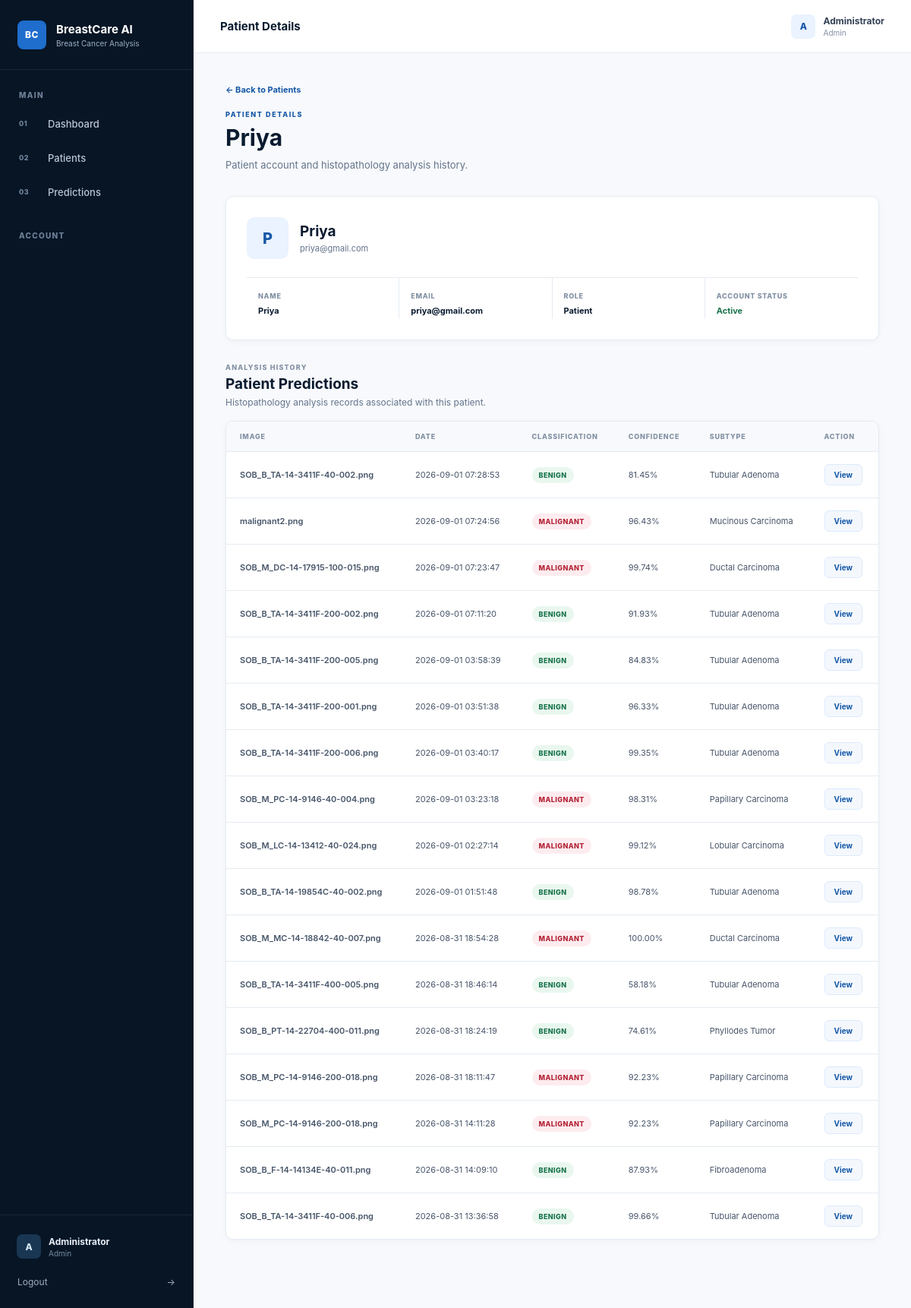
The app's page /admin/patient/1 (signed in) with its own data.
### tables this page shows
CREATE TABLE users (

            id INTEGER PRIMARY KEY AUTOINCREMENT,

            name TEXT NOT NULL,

            email TEXT UNIQUE NOT NULL,

            password_hash TEXT NOT NULL,

            role TEXT NOT NULL DEFAULT 'patient',

            phone TEXT,

            age INTEGER,

            gender TEXT,

            address TEXT,

            profile_completed INTEGER NOT NULL DEFAULT 0,

            created_at TIMESTAMP DEFAULT CURRENT_TIMESTAMP
        );

CREATE TABLE predictions (

            id INTEGER PRIMARY KEY AUTOINCREMENT,

            user_id INTEGER NOT NULL,

            original_filename TEXT,

            image_path TEXT,

            gradcam_path TEXT,

            binary_prediction TEXT,

            binary_confidence REAL,

            subclass_prediction TEXT,

            subclass_confidence REAL,

            subclass_probabilities TEXT,

            created_at TIMESTAMP DEFAULT CURRENT_TIMESTAMP, activation_percentage REAL, stage TEXT, stage_confidence REAL, stage_score REAL, stage_notice TEXT,

            FOREIGN KEY(user_id)
                REFERENCES users(id)
        );

### app.py (the view)
@app.route(
    "/admin/patient/<int:user_id>"
)
def admin_patient_detail(
    user_id
):
    check = admin_required()
    if check:
        return check
    user = get_user_by_id(
        user_id
    )
    if user is None:
        return redirect(
            url_for(
                "admin_patients"
            )
        )
    raw_predictions = get_user_predictions(
        user_id
    )
    predictions = []
    for prediction_data in raw_predictions:
        prepared = prepare_prediction_for_template(
            prediction_data
        )
        if prepared:
            predictions.append(
                prepared
            )
    return render_template(
        "admin/patient_detail.html",
        user=user,
        predictions=predictions
    )

### app.py (called while the page is built)
def admin_required():
    if "user_id" not in session:
        return redirect(url_for("login"))
    if session.get("role") != "admin":
        return redirect(url_for("home"))
    return None

def get_cancer_info(name):
    if not name:
        return None
    key = str(name).strip().lower()
    key = key.replace(" ", "_")
    key = key.replace("-", "_")
    return CANCER_INFORMATION.get(key)

def row_to_dict(row):
    if row is None:
        return None
    try:
        return dict(row)
    except Exception:
        return row

### models.py (called while the page is built)
def get_db():
    connection = sqlite3.connect(
        DATABASE_PATH
    )
    connection.row_factory = sqlite3.Row
    return connection

def get_user_by_id(user_id):
    connection = get_db()
    user = connection.execute(
        """
        SELECT *
        FROM users
        WHERE id = ?
        """,
        (user_id,)
    ).fetchone()
    connection.close()
    return user

def get_user_predictions(user_id):
    connection = get_db()
    predictions = connection.execute(
        """
        SELECT *
        FROM predictions
        WHERE user_id = ?
        ORDER BY created_at DESC
        """,
        (user_id,)
    ).fetchall()
    connection.close()
    return predictions

### templates/admin/patient_detail.html (shortened to what this page needs)
{% extends "base.html" %}
{% block topbar_title %}
Patient Details
{% endblock %}
{% block content %}
<div class="page-content">
    <div class="page-heading">
        <a href="{{ url_for('admin_patients') }}"
           class="back-link">
            ← Back to Patients
        </a>
        <div class="eyebrow">
            PATIENT DETAILS
        </div>
        <h1>
            {{ user["name"] }}
        </h1>
        <p>
            Patient account and histopathology analysis history.
        </p>
    </div>
    <section class="admin-patient-card">
        <div class="admin-patient-header">
            <div class="admin-patient-avatar">
                {{ user["name"][0]|upper }}
            </div>
            <div>
                <h2>
                    {{ user["name"] }}
                </h2>
                <p>
                    {{ user["email"] }}
                </p>
            </div>
        </div>
        <div class="admin-info-grid">
            <div class="admin-info-item">
                <span>
                    Name
                </span>
                <strong>
                    {{ user["name"] }}
                </strong>
            </div>
            <div class="admin-info-item">
                <span>
                    Email
                </span>
                <strong>
                    {{ user["email"] }}
                </strong>
            </div>
            <div class="admin-info-item">
                <span>
                    Role
                </span>
                <strong>
                    {{ user["role"]|capitalize }}
                </strong>
            </div>
            <div class="admin-info-item">
                <span>
                    Account Status
                </span>
                <strong class="active-text">
                    Active
                </strong>
            </div>
        </div>
    </section>
    <section class="dashboard-section">
        <div class="section-heading">
            <div>
                <div class="section-label">
                    ANALYSIS HISTORY
                </div>
                <h2>
                    Patient Predictions
                </h2>
                <p>
                    Histopathology analysis records associated
                    with this patient.
                </p>
            </div>
        </div>
        <div class="table-card">
            <div class="table-wrapper">
                <table class="data-table">
                    <thead>
                        <tr>
                            <th>
                                Image
                            </th>
                            <th>
                                Date
                            </th>
                            <th>
                                Classification
                            </th>
                            <th>
                                Confidence
                            </th>
                            <th>
                                Subtype
                            </th>
                            <th>
                                Action
                            </th>
                        </tr>
                    </thead>
                    <tbody>
                    {% if predictions %}
                        {% for prediction in predictions %}
                        <tr>
                            <td>
                                <span class="table-file">
                                    {{ prediction["original_filename"] }}
                                </span>
                            </td>
                            <td>
                                {{ prediction["created_at"] }}
                            </td>
                            <td>
                                {% if prediction["binary_prediction"]|lower == "malignant" %}
                                    <span class="status-badge malignant">
                                        Malignant
                                    </span>
                                {% else %}
                                    <span class="status-badge benign">
                                        Benign
                                    </span>
                                {% endif %}
                            </td>
                            <td>
                                {{
                                    "%.2f"|format(
                                        prediction["binary_confidence"]|float
                                        if prediction["binary_confidence"]|float > 1
                                        else prediction["binary_confidence"]|float * 100
                                    )
                                }}%
                            </td>
                            <td>
                                {% if prediction["subclass_prediction"] %}
                                    {{
                                        prediction["subclass_prediction"]
                                        .replace("_", " ")
                                        .title()
                                    }}
                                {% else %}
                                    —
                                {% endif %}
                            </td>
                            <td>
                                <a
                                    href="{{ url_for(
                                        'admin_prediction_detail',
                                        prediction_id=prediction['id']
                                    ) }}"
                                    class="table-action"
                                >
                                    View
                                </a>
                            </td>
                        </tr>
                        {% endfor %}
                    {% endif %}
                    </tbody>
                </table>
            </div>
        </div>
    </section>
</div>
{% endblock %}

### records on screen
users: name "Priya", name "P", email "priya@gmail.com", role "Patient"
predictions: original_filename "SOB_B_TA-14-3411F-40-002.png", created_at "2026-09-01 07:28:53", binary_prediction "BENIGN", binary_confidence "81.45", subclass_prediction "Tubular Adenoma"
predictions: original_filename "malignant2.png", created_at "2026-09-01 07:24:56", binary_prediction "MALIGNANT", binary_confidence "96.43", subclass_prediction "Mucinous Carcinoma"
predictions: original_filename "SOB_M_DC-14-17915-100-015.png", created_at "2026-09-01 07:23:47", binary_prediction "MALIGNANT", binary_confidence "99.74", subclass_prediction "Ductal Carcinoma"
predictions: original_filename "SOB_B_TA-14-3411F-200-002.png", created_at "2026-09-01 07:11:20", binary_prediction "BENIGN", binary_confidence "91.93", subclass_prediction "Tubular Adenoma"
predictions: original_filename "SOB_B_TA-14-3411F-200-005.png", created_at "2026-09-01 03:58:39", binary_prediction "BENIGN", binary_confidence "84.83", subclass_prediction "Tubular Adenoma"
predictions: original_filename "SOB_B_TA-14-3411F-200-001.png", created_at "2026-09-01 03:51:38", binary_prediction "BENIGN", binary_confidence "96.33", subclass_prediction "Tubular Adenoma"
predictions: original_filename "SOB_B_TA-14-3411F-200-006.png", created_at "2026-09-01 03:40:17", binary_prediction "BENIGN", binary_confidence "99.35", subclass_prediction "Tubular Adenoma"
predictions: original_filename "SOB_M_PC-14-9146-40-004.png", created_at "2026-09-01 03:23:18", binary_prediction "MALIGNANT", binary_confidence "98.31", subclass_prediction "Papillary Carcinoma"
predictions: original_filename "SOB_M_LC-14-13412-40-024.png", created_at "2026-09-01 02:27:14", binary_prediction "MALIGNANT", binary_confidence "99.12", subclass_prediction "Lobular Carcinoma"
predictions: original_filename "SOB_B_TA-14-19854C-40-002.png", created_at "2026-09-01 01:51:48", binary_prediction "BENIGN", binary_confidence "98.78", subclass_prediction "Tubular Adenoma"
predictions: original_filename "SOB_M_MC-14-18842-40-007.png", created_at "2026-08-31 18:54:28", binary_prediction "MALIGNANT", binary_confidence "100.00", subclass_prediction "Ductal Carcinoma"
predictions: original_filename "SOB_B_TA-14-3411F-400-005.png", created_at "2026-08-31 18:46:14", binary_prediction "BENIGN", binary_confidence "58.18", subclass_prediction "Tubular Adenoma"
predictions: original_filename "SOB_B_PT-14-22704-400-011.png", created_at "2026-08-31 18:24:19", binary_prediction "BENIGN", binary_confidence "74.61", subclass_prediction "Phyllodes Tumor"
predictions: original_filename "SOB_M_PC-14-9146-200-018.png", created_at "2026-08-31 18:11:47", binary_prediction "MALIGNANT", binary_confidence "92.23", subclass_prediction "Papillary Carcinoma"
predictions: original_filename "SOB_M_PC-14-9146-200-018.png", created_at "2026-08-31 14:11:28", binary_prediction "MALIGNANT", binary_confidence "92.23", subclass_prediction "Papillary Carcinoma"
predictions: original_filename "SOB_B_F-14-14134E-40-011.png", created_at "2026-08-31 14:09:10", binary_prediction "BENIGN", binary_confidence "87.93", subclass_prediction "Fibroadenoma"
predictions: original_filename "SOB_B_TA-14-3411F-40-006.png", created_at "2026-08-31 13:36:58", binary_prediction "BENIGN", binary_confidence "99.66", subclass_prediction "Tubular Adenoma"

### other values on screen
{{ session.get("name", "U")[0]|upper }} "A"
{{ session.get("name", "User") }} "Administrator"
{{ session.get("role", "patient")|capitalize }} "Admin"
